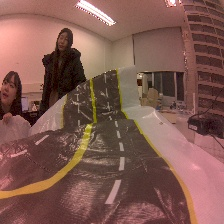
#> input picture Contest/project_1_lane_finding_basic/data/Our_test_images/LaneDetectionTest.jpg, 224 x 224 px
$ python main.py
#> lines starting #> are read from the running program, lines starting #| are printed output that depends on the picture; after the words box and inside, x2 and y2 are one past the last pixel; in counts of white or black regions, pixels touching at a corner belong together
### Contest/project_1_lane_finding_basic/lane_detection.py
import numpy as np
import cv2
from Line import Line


def region_of_interest(img, vertices):
    """
    Applies an image mask.

    Only keeps the region of the image defined by the polygon
    formed from `vertices`. The rest of the image is set to black.
    """

    # defining a blank mask to start with
    mask = np.zeros_like(img)

    # defining a 3 channel or 1 channel color to fill the mask with depending on the input image
    if len(img.shape) > 2:
        channel_count = img.shape[2]  # i.e. 3 or 4 depending on your image
        ignore_mask_color = (255,) * channel_count
    else:
        ignore_mask_color = 255

    # filling pixels inside the polygon defined by "vertices" with the fill color
    cv2.fillPoly(mask, vertices, ignore_mask_color)

    # returning the image only where mask pixels are nonzero
    masked_image = cv2.bitwise_and(img, mask)

    return masked_image, mask


def hough_lines_detection(img, rho, theta, threshold, min_line_len, max_line_gap):
    """
    `img` should be the output of a Canny transform.
    """
    lines = cv2.HoughLinesP(img, rho, theta, threshold, np.array([]), minLineLength=min_line_len,
                            maxLineGap=max_line_gap)
    return lines


def weighted_img(img, initial_img, α=0.8, β=1., λ=0.):
    """
    Returns resulting blend image computed as follows:

    initial_img * α + img * β + λ
    """
    img = np.uint8(img)
    if len(img.shape) is 2:
        img = np.dstack((img, np.zeros_like(img), np.zeros_like(img)))

    return cv2.addWeighted(initial_img, α, img, β, λ)


def compute_lane_from_candidates(line_candidates, img_shape):
    """
    Compute lines that approximate the position of both road lanes.

    :param line_candidates: lines from hough transform
    :param img_shape: shape of image to which hough transform was applied
    :return: lines that approximate left and right lane position
    """

    # separate candidate lines according to their slope
    pos_lines = [l for l in line_candidates if l.slope > 0]
    neg_lines = [l for l in line_candidates if l.slope < 0]

    # interpolate biases and slopes to compute equation of line that approximates left lane
    # median is employed to filter outliers
    neg_bias = np.median([l.bias for l in neg_lines]).astype(int)
    neg_slope = np.median([l.slope for l in neg_lines])
    x1, y1 = 0, neg_bias
    x2, y2 = -np.int32(np.round(neg_bias / neg_slope)), 0
    left_lane = Line(x1, y1, x2, y2)

    # interpolate biases and slopes to compute equation of line that approximates right lane
    # median is employed to filter outliers
    lane_right_bias = np.median([l.bias for l in pos_lines]).astype(int)
    lane_right_slope = np.median([l.slope for l in pos_lines])
    x1, y1 = 0, lane_right_bias
    x2, y2 = np.int32(np.round((img_shape[0] - lane_right_bias) / lane_right_slope)), img_shape[0]
    right_lane = Line(x1, y1, x2, y2)

    return left_lane, right_lane


def get_lane_lines(color_image, solid_lines=True):
    """
    This function take as input a color road frame and tries to infer the lane lines in the image.
    :param color_image: input frame
    :param solid_lines: if True, only selected lane lines are returned. If False, all candidate lines are returned.
    :return: list of (candidate) lane lines.
    """
    # resize to 960 x 540
    color_image = cv2.resize(color_image, (960, 540))

    # convert to grayscale
    img_gray = cv2.cvtColor(color_image, cv2.COLOR_BGR2GRAY)

    # perform gaussian blur
#img_blur = cv2.GaussianBlur(img_gray, (17, 17), 0)
    img_blur = cv2.GaussianBlur(img_gray, (5, 5), 0)

    # perform edge detection
	# threadhold1(mivalue) , threshold2(maxvalue) : How many line detection
	# if range is wide, we can detect more line
    img_edge = cv2.Canny(img_blur, threshold1=50, threshold2=80)

    # perform hough transform
    detected_lines = hough_lines_detection(img=img_edge,
                                           rho=2,
                                           theta=np.pi / 180,
                                           threshold=1,
                                           min_line_len=15,
                                           max_line_gap=5)

    # convert (x1, y1, x2, y2) tuples into Lines
    detected_lines = [Line(l[0][0], l[0][1], l[0][2], l[0][3]) for l in detected_lines]

    # if 'solid_lines' infer the two lane lines
    if solid_lines:
        candidate_lines = []
        for line in detected_lines:
                # consider only lines with slope between 30 and 60 degrees
                if 0.5 <= np.abs(line.slope) <= 2:
                    candidate_lines.append(line)
        # interpolate lines candidates to find both lanes
        lane_lines = compute_lane_from_candidates(candidate_lines, img_gray.shape)
    else:
        # if not solid_lines, just return the hough transform output
        lane_lines = detected_lines

    return lane_lines


def smoothen_over_time(lane_lines):
    """
    Smooth the lane line inference over a window of frames and returns the average lines.
    """

    avg_line_lt = np.zeros((len(lane_lines), 4))
    avg_line_rt = np.zeros((len(lane_lines), 4))

    for t in range(0, len(lane_lines)):
        avg_line_lt[t] += lane_lines[t][0].get_coords()
        avg_line_rt[t] += lane_lines[t][1].get_coords()

    return Line(*np.mean(avg_line_lt, axis=0)), Line(*np.mean(avg_line_rt, axis=0))

# Begin again
def color_frame_pipeline(frames, solid_lines=True, temporal_smoothing=True):
    """
    Entry point for lane detection pipeline. Takes as input a list of frames (RGB) and returns an image (RGB)
    with overlaid the inferred road lanes. Eventually, len(frames)==1 in the case of a single image.
    """
#> called with solid_lines = True, temporal_smoothing = True
    is_videoclip = len(frames) > 0
#> is_videoclip = True

    img_h, img_w = frames[0].shape[0], frames[0].shape[1]
#> img_h = 224; img_w = 224

    lane_lines = []
    for t in range(0, len(frames)):
        inferred_lanes = get_lane_lines(color_image=frames[t], solid_lines=solid_lines)
        lane_lines.append(inferred_lanes)
#> this loop made 1 pass
#> pass 1, in get_lane_lines, `color_image = cv2.resize(color_image, (960, 540))`:
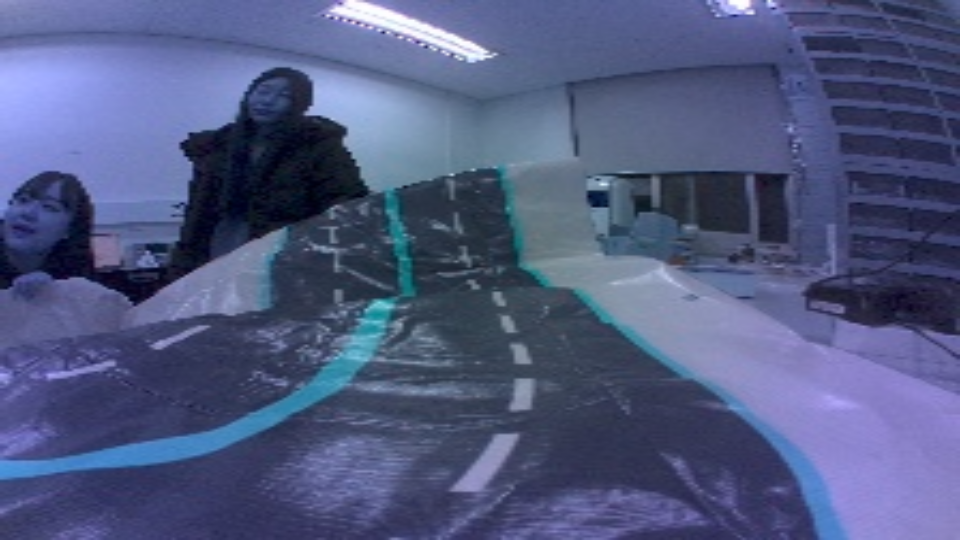
#> color_image: shape (540, 960, 3); mean of channels 0, 1, 2 128.9, 89.4, 80.3; drawn as B, G, R
#> pass 1, in get_lane_lines, `img_gray = cv2.cvtColor(color_image, cv2.COLOR_BGR2GRAY)`:
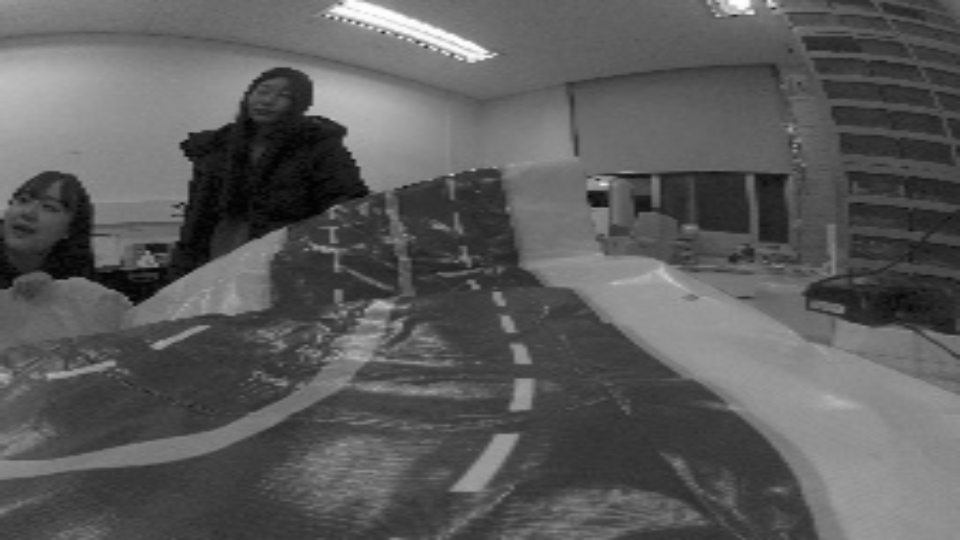
#> img_gray: shape (540, 960); min 1, max 254, mean 91.2
#> pass 1, in get_lane_lines, `img_edge = cv2.Canny(img_blur, threshold1=50, threshold2=80)`:
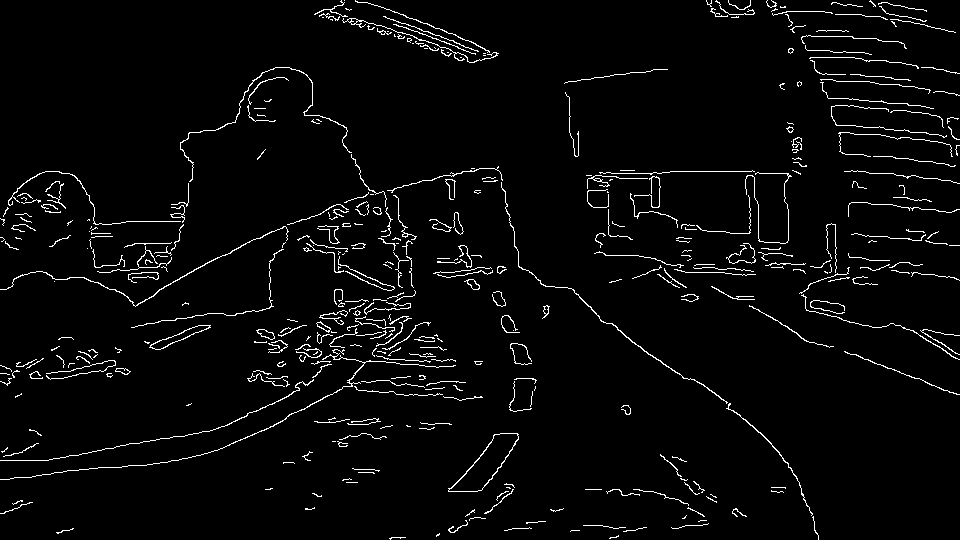
#> img_edge: shape (540, 960); 3.3% white in thin lines or dots

    if temporal_smoothing and solid_lines:
        lane_lines = smoothen_over_time(lane_lines)
#> the loop in smoothen_over_time, `for t in range(0, len(lane_lines)):` made 1 pass
    else:
        lane_lines = lane_lines[0]

    # prepare empty mask on which lines are drawn
    line_img = np.zeros(shape=(img_h, img_w))

    # draw lanes found
    for lane in lane_lines:
        lane.draw(line_img)
#> this loop made 2 passes
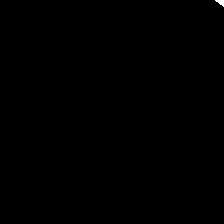
#> line_img: shape (224, 224) float64; 0.07% white; 1 white region, box (x1, y1, x2, y2) and area: (215, 0, 224, 7) 35

    # keep only region of interest by masking
    vertices = np.array([[(50, img_h),
                          (450, 310),
                          (490, 310),
                          (img_w - 50, img_h)]],
                        dtype=np.int32)
    img_masked, _ = region_of_interest(line_img, vertices)
#> in region_of_interest, `cv2.fillPoly(mask, vertices, ignore_mask_color)`: mask: shape (224, 224) float64; every value is 0

    # make blend on color image
    img_color = frames[-1] if is_videoclip else frames[0]
    img_blend = weighted_img(img_masked, img_color, α=0.8, β=1., λ=0.)
#> in weighted_img, `img = np.uint8(img)`: img: shape (224, 224); every value is 0
#> in weighted_img, `img = np.dstack((img, np.zeros_like(img), np.zeros_like(img)))`: img: shape (224, 224, 3); every value is 0
#> in weighted_img, `return cv2.addWeighted(initial_img, α, img, β, λ)`:
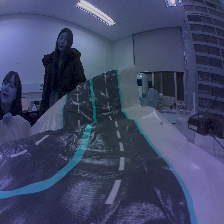
#> returned value: shape (224, 224, 3); mean of channels 0, 1, 2 103.2, 71.6, 64.3; drawn as B, G, R

    return img_blend

### Contest/project_1_lane_finding_basic/Line.py
import numpy as np
import cv2


class Line:
    """
    A Line is defined from two points (x1, y1) and (x2, y2) as follows:
    y - y1 = (y2 - y1) / (x2 - x1) * (x - x1)
    Each line has its own slope and intercept (bias).
    """
    def __init__(self, x1, y1, x2, y2):

        self.x1 = np.float32(x1)
        self.y1 = np.float32(y1)
        self.x2 = np.float32(x2)
        self.y2 = np.float32(y2)

        self.slope = self.compute_slope()
        self.bias = self.compute_bias()

    def compute_slope(self):
        return (self.y2 - self.y1) / (self.x2 - self.x1 + np.finfo(float).eps)

    def compute_bias(self):
        return self.y1 - self.slope * self.x1

    def get_coords(self):
        return np.array([self.x1, self.y1, self.x2, self.y2])

    # [5 lines left out: function set_coords, not called in this run]

    def draw(self, img, color=[255, 0, 0], thickness=10):
        cv2.line(img, (self.x1, self.y1), (self.x2, self.y2), color, thickness)

### Contest/project_1_lane_finding_basic/main.py
import matplotlib.pyplot as plt
import cv2
import os
from os.path import join, basename
from collections import deque
from lane_detection import color_frame_pipeline


if __name__ == '__main__':

#resize_h, resize_w = 540, 960
    resize_h, resize_w = 224, 224

    verbose = True
    if verbose:
        plt.ion()
        figManager = plt.get_current_fig_manager()
#figManager.window.showMaximized()

    # test on images
    test_images_dir = join('data', 'Our_test_images')
#test_images_dir = join('data', 'Our_test_images')
    test_images = [join(test_images_dir, name) for name in os.listdir(test_images_dir)]

    for test_img in test_images:

        print('Processing image: {}'.format(test_img))

        out_path = join('out', 'images', basename(test_img))
        in_image = cv2.cvtColor(cv2.imread(test_img, cv2.IMREAD_COLOR), cv2.COLOR_BGR2RGB)
        out_image = color_frame_pipeline([in_image], solid_lines=True)
        cv2.imwrite(out_path, cv2.cvtColor(out_image, cv2.COLOR_RGB2BGR))
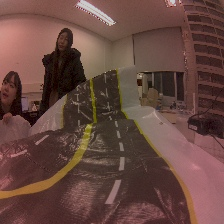
#> saved as LaneDetectionTest.jpg: shape (224, 224, 3); mean B, G, R 64.3, 71.6, 103.2
        if verbose:
            plt.imshow(out_image)
            plt.waitforbuttonpress()
    plt.close('all')
    # test on videos
    test_videos_dir = join('data', 'test_videos')
#> (the run stopped early here; a loop or call above may not have finished)
